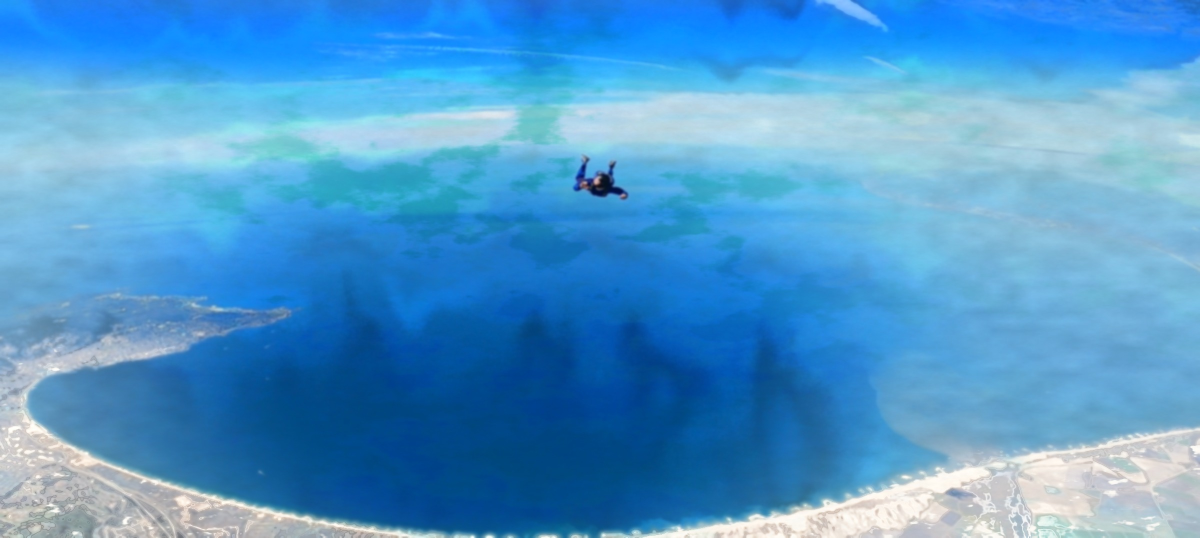
#> input picture assets/backgrounds/light/monterey_bay_watercolor.jpg, 2400 x 1075 px, given in place of monterey_bay_watercolor.png, which was not available (shown at 1/2 size)
$ python bake-bay.py
#> lines starting #> are read from the running program, lines starting #| are printed output that depends on the picture; after the words box and inside, x2 and y2 are one past the last pixel; in counts of white or black regions, pixels touching at a corner belong together
#!/usr/bin/env python3
"""Bake the Monterey Bay skydive photo into the data textures the bay WebGL
shader needs — the same bake the kea's body gets from bake-kea-body.py.

Inputs : backgrounds/light/monterey_bay_watercolor.png (the watercolor)
Outputs: assets/images/kea/bay-planes.png   R,G,B = a hand-painted watercolor
                                           (planes split, edges inked)
         assets/images/kea/bay-mask.png     R = plane id (1 sky, 2 diver,
                                           3 bay), G = ink strength (0-1)
         assets/images/kea/bay.json         plane rects + seabird frame info

usage: uv run --with numpy --with pillow python tools/bake-bay.py
"""
import json
from pathlib import Path

import numpy as np
from PIL import Image, ImageFilter

ROOT = Path(__file__).resolve().parents[1]
SRC = ROOT / "backgrounds/light/monterey_bay_watercolor.png"
IMG = ROOT / "assets/images/kea"
IMG.mkdir(parents=True, exist_ok=True)

W, H = 2048, 917  # bake resolution: same aspect as the 2400x1075 original

img = Image.open(SRC).convert("RGB").resize((W, H), Image.LANCZOS)
rgb = np.asarray(img).astype(np.float32) / 255.0
lum = rgb @ np.array([0.299, 0.587, 0.114], np.float32)
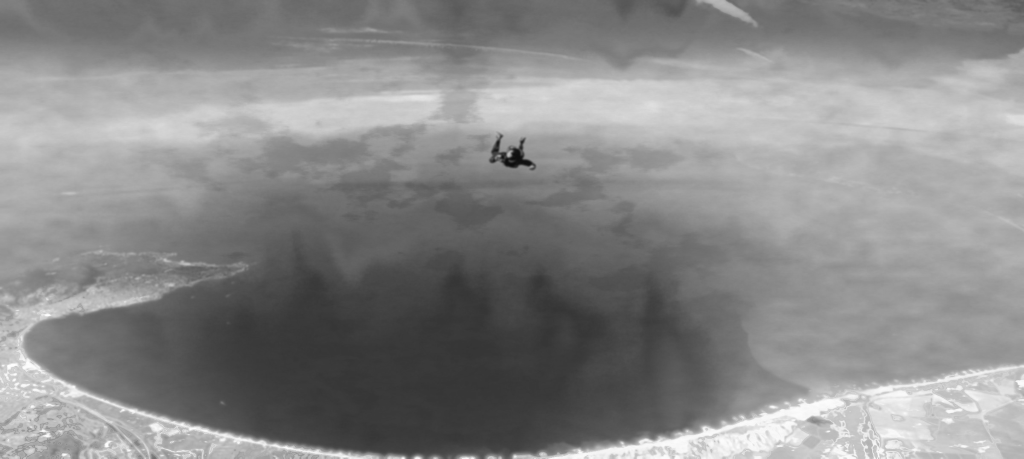
#> lum: shape (917, 2048) float32 (shown at 1/2 size); min 0.0536, max 0.999, mean 0.537

# ---------------------------------------------------------------- planes ----
# The scene splits into three planes the shader will treat differently:
#   sky   — above the horizon curve (washes bloom; gentlest motion)
#   diver — the freefly silhouette (rigid; the only plane that "turns")
#   bay   — beneath the horizon (granulating washes; deepest motion)
yy, xx = np.mgrid[0:H, 0:W].astype(np.float32)

# Geometry measured from the painting (2048x917 bake frame):
#   horizon: the long sea/sky line, slightly bowed, at about y=200
#   diver:   one silhouette, centered near (1021, 311), radius ~48 px
horizon_y = 200
horizon = horizon_y + 34 * np.sin(np.pi * (xx / W) ** 0.9) - 6
sky = yy < horizon

DIV = {"x": 1021, "y": 311, "r": 48}
dx = (xx - DIV["x"]) / DIV["r"]
dy = (yy - DIV["y"]) / (DIV["r"] * 1.25)
rr = dx * dx + dy * dy
diver = np.clip((1.15 - rr) / 0.35, 0, 1)   # soft disc, feathered edge

bay = (~sky) & (diver < 0.5)

# The body canvas punches plane 2 hard; the dive canvas repaints it inside a
# feathered disc. Dilate plane 2 by ~4 px so the punch sits fully INSIDE the
# dive disc — a sliver of unpunched water at the rim would print a ring.
diver_dil = np.asarray(Image.fromarray((diver * 255).astype(np.uint8))
                       .filter(ImageFilter.MaxFilter(9))).astype(np.float32) / 255
plane2_punch = diver_dil > 0.5

plane_id = np.zeros((H, W), np.uint8)
plane_id[sky] = 1
plane_id[diver > 0.5] = 2
plane_id[bay] = 3
plane_id[plane2_punch] = 2          # punch includes the dilation ring

# ------------------------------------------------------------------- ink ----
# Ink strength: where the painting has real edges (Sobel); the horizon gets a
# hand-inked stroke. Ink around the diver punch is cleared below — the body's
# wick pass would print a dark halo just outside the cutout otherwise.
gx = np.abs(np.gradient(lum, axis=1))
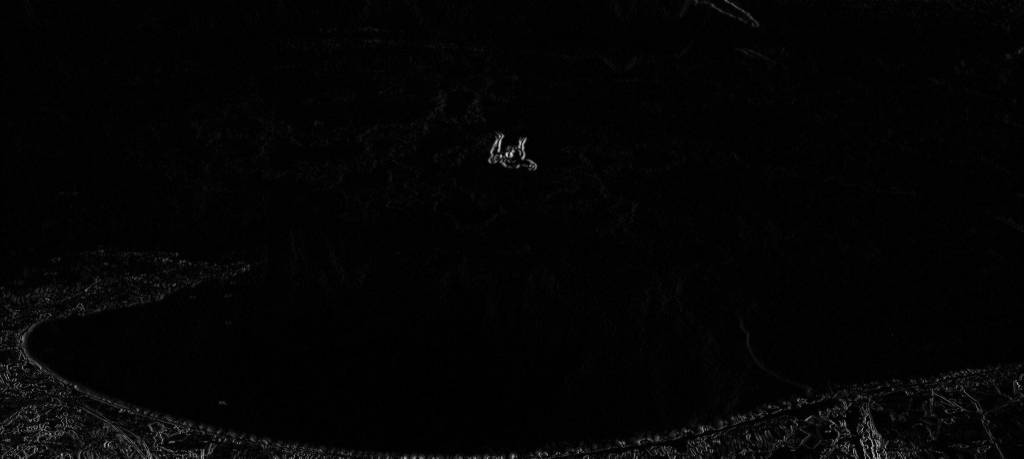
#> gx: shape (917, 2048) float32 (shown at 1/2 size); min 0, max 0.138, mean 0.00233; drawn with min black and max white
gy = np.abs(np.gradient(lum, axis=0))
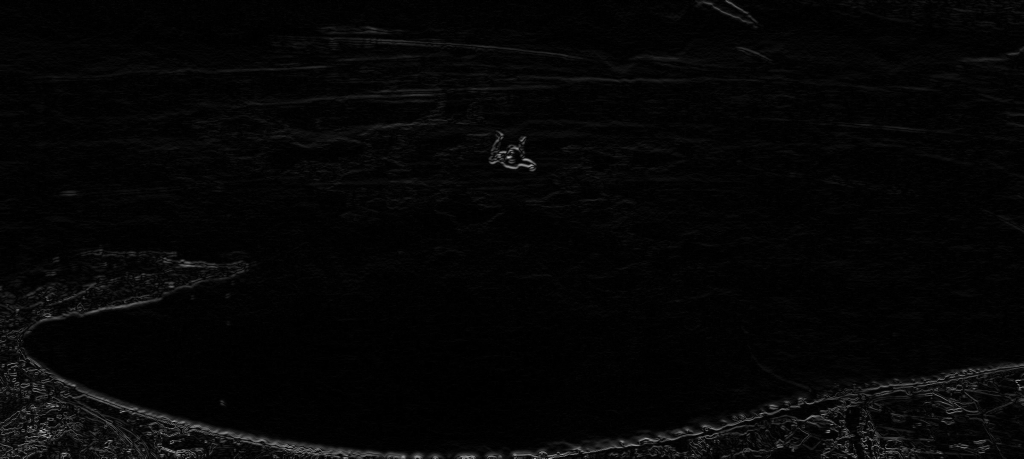
#> gy: shape (917, 2048) float32 (shown at 1/2 size); min 0, max 0.176, mean 0.00406; drawn with min black and max white
edge = np.hypot(gx, gy)
edge /= max(edge.max(), 1e-6)
edge = np.asarray(Image.fromarray((edge * 255).astype(np.uint8))
                  .filter(ImageFilter.GaussianBlur(1.0))).astype(np.float32) / 255
ink = np.clip(edge * 3.2, 0, 1)
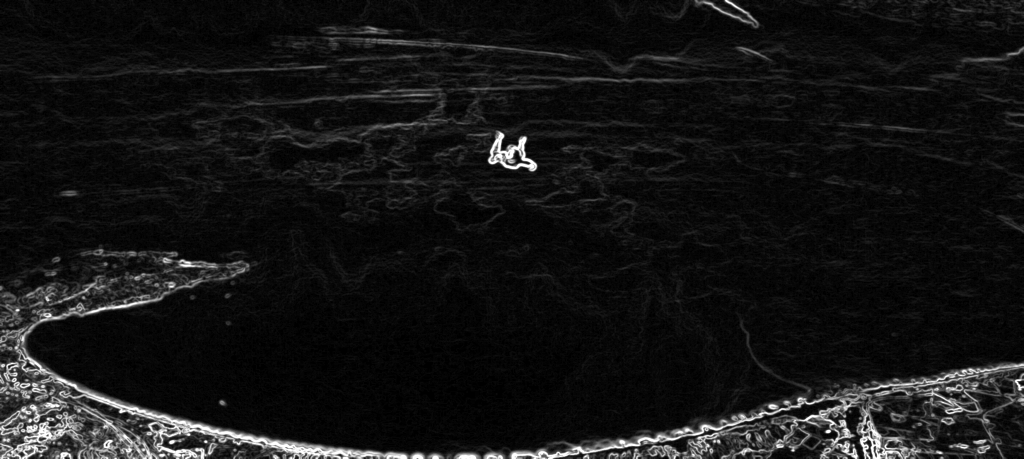
#> ink: shape (917, 2048) float32 (shown at 1/2 size); min 0, max 1, mean 0.0823
ink[bay & (np.abs(yy - horizon) < 3)] = np.maximum(
    ink[bay & (np.abs(yy - horizon) < 3)], 0.7)             # horizon stroke
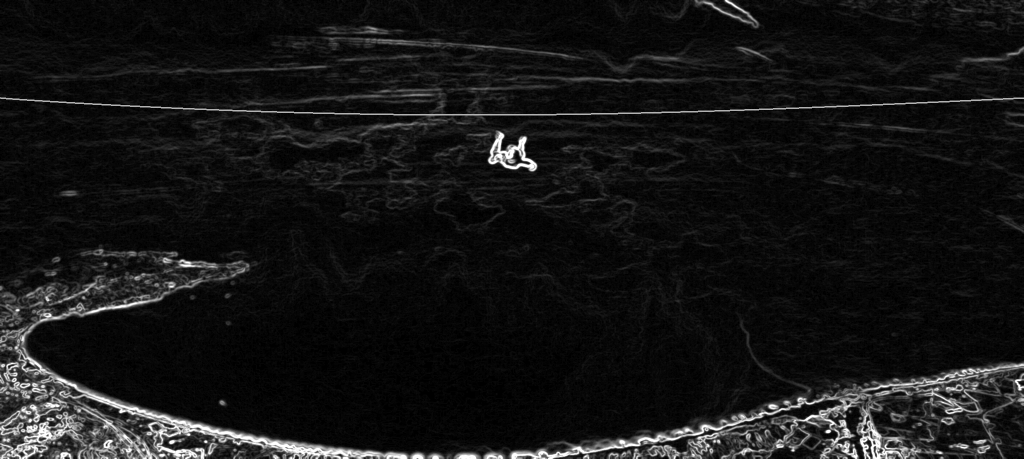
#> ink: shape (917, 2048) float32 (shown at 1/2 size); 0.33% of pixels changed, all inside (x1, y1, x2, y2) = (0, 194, 2048, 231)

# Clear ink in a ring around the diver punch: those pixels are the silhouette's
# own Sobel edge bleeding past the punch, and the body's ink-wick pass would
# print a dark halo just outside the cutout. The dive shader inks the rim itself.
ring = (plane2_punch) & (diver < 0.5)
ring = np.asarray(Image.fromarray((ring * 255).astype(np.uint8))
                  .filter(ImageFilter.MaxFilter(9))).astype(np.float32) / 255
ink[ring > 0.5] = 0
#> ink: shape (917, 2048) float32; 0.28% of pixels changed, all inside (x1, y1, x2, y2) = (966, 244, 1077, 379)

mask = np.zeros((H, W, 4), np.uint8)
mask[..., 0] = plane_id
mask[..., 1] = (ink * 255).astype(np.uint8)
mask[..., 3] = 255
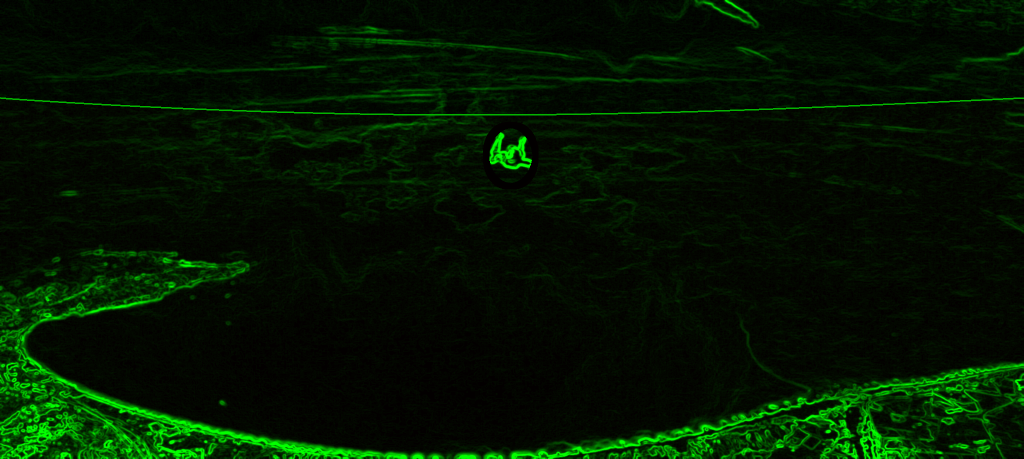
#> mask: shape (917, 2048, 4) (shown at 1/2 size); mean of channels 0, 1, 2, 3 2.5, 21, 0, 255; drawn as R, G, B
Image.fromarray(mask, "RGBA").save(IMG / "bay-mask.png")
img.save(IMG / "bay-planes.png")

# Plane bands, painting px (y down): the shader pulls the three planes apart
# like a puzzle — sky band pinned to the window top, bay band to the window
# bottom, diver kept at its painted offset from the diver centre. Each band
# keeps its own aspect (no stretching); the gaps between them are filled by
# clamped samples of the band's own colours.
sky_bottom = int(np.max(horizon))            # lowest reach of the sky band
sky_top = 0
bay_top = int(np.min(horizon))               # highest reach of the bay band
bay_bottom = H
diver_band = {"top": DIV["y"] - int(DIV["r"] * 1.25) - 4,
              "bottom": DIV["y"] + int(DIV["r"] * 1.25) + 4,
              "x0": DIV["x"] - int(DIV["r"]) - 4,
              "x1": DIV["x"] + int(DIV["r"]) + 4}
meta = {
    "width": W, "height": H,
    "horizon_y": horizon_y,
    "diver": DIV,
    "planes": {"sky": 1, "diver": 2, "bay": 3},
    "ink_scale": 3.2,
    "bands": {
        "sky": {"top": sky_top, "bottom": sky_bottom},
        "bay": {"top": bay_top, "bottom": bay_bottom},
        "diver": diver_band,
    },
}
(IMG / "bay.json").write_text(json.dumps(meta, indent=2))
print(f"baked: horizon_y={horizon_y} diver=({DIV['x']},{DIV['y']}) r={DIV['r']} -> {IMG}")

$ run again, with assets/backgrounds/light/aoujeft_oasis.jpg copied over assets/backgrounds/light/monterey_bay_watercolor.jpg
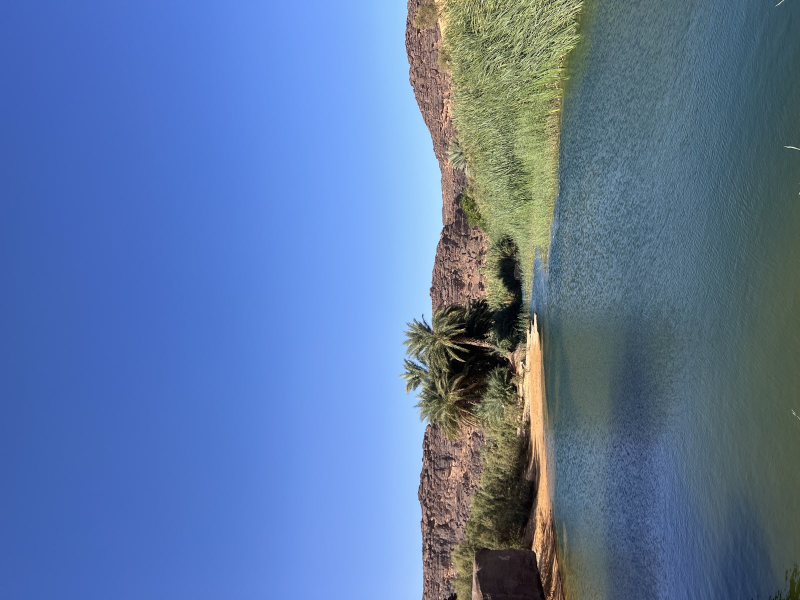
#> input picture assets/backgrounds/light/aoujeft_oasis.jpg, 1600 x 1200 px, given in place of monterey_bay_watercolor.png, which was not available (shown at 1/2 size)
#> `ink[bay & (np.abs(yy - horizon) < 3)] = np.maximum( ink[bay & (np.abs(..`:
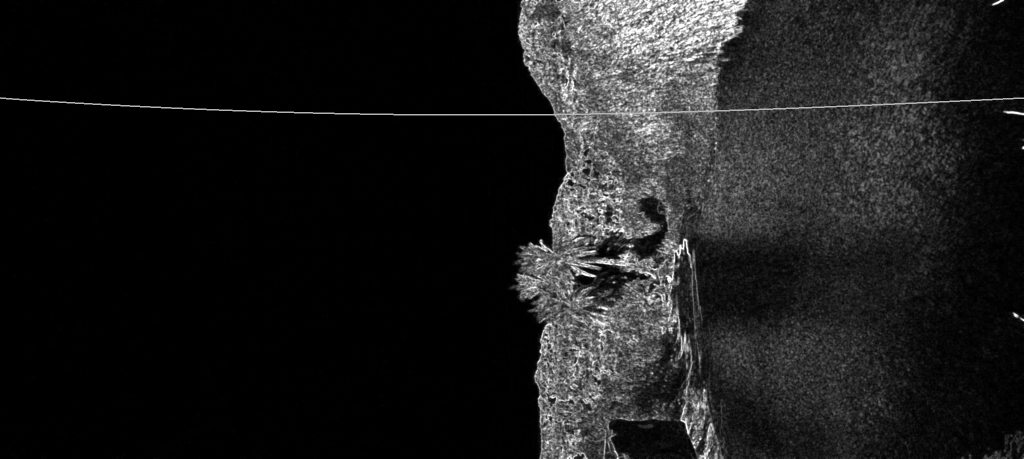
#> ink: shape (917, 2048) float32 (shown at 1/2 size); min 0, max 1, mean 0.11
#> `mask[..., 3] = 255`:
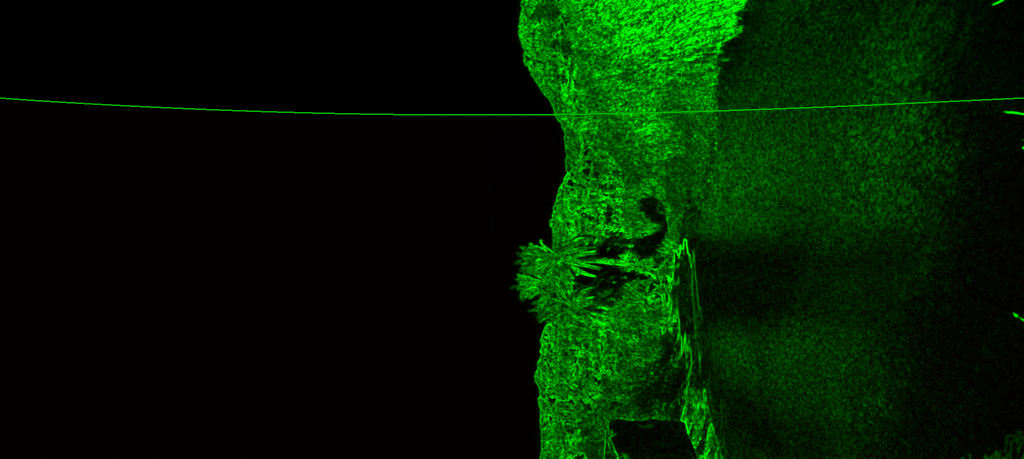
#> mask: shape (917, 2048, 4) (shown at 1/2 size); mean of channels 0, 1, 2, 3 2.5, 27.8, 0, 255; drawn as R, G, B

$ run again, with assets/backgrounds/light/aoujeft_plateaus.jpg copied over assets/backgrounds/light/monterey_bay_watercolor.jpg
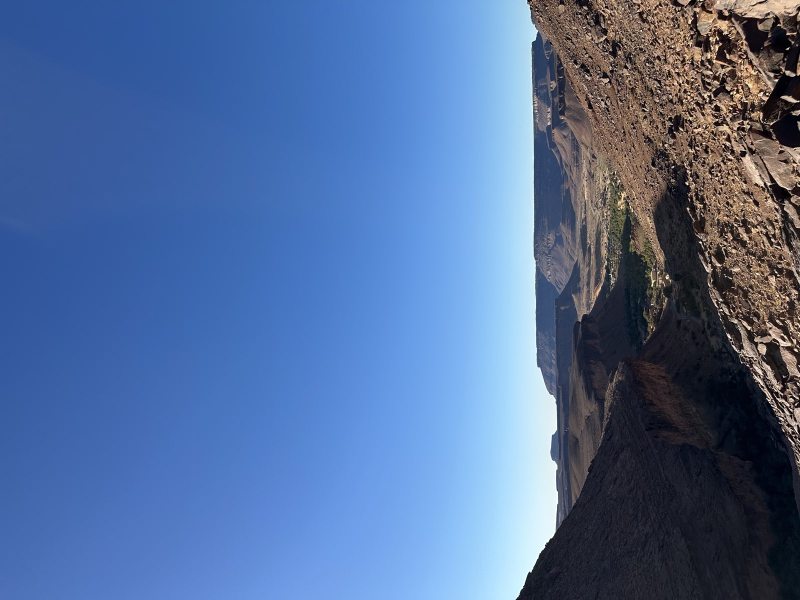
#> input picture assets/backgrounds/light/aoujeft_plateaus.jpg, 1600 x 1200 px, given in place of monterey_bay_watercolor.png, which was not available (shown at 1/2 size)
#> `ink[bay & (np.abs(yy - horizon) < 3)] = np.maximum( ink[bay & (np.abs(..`:
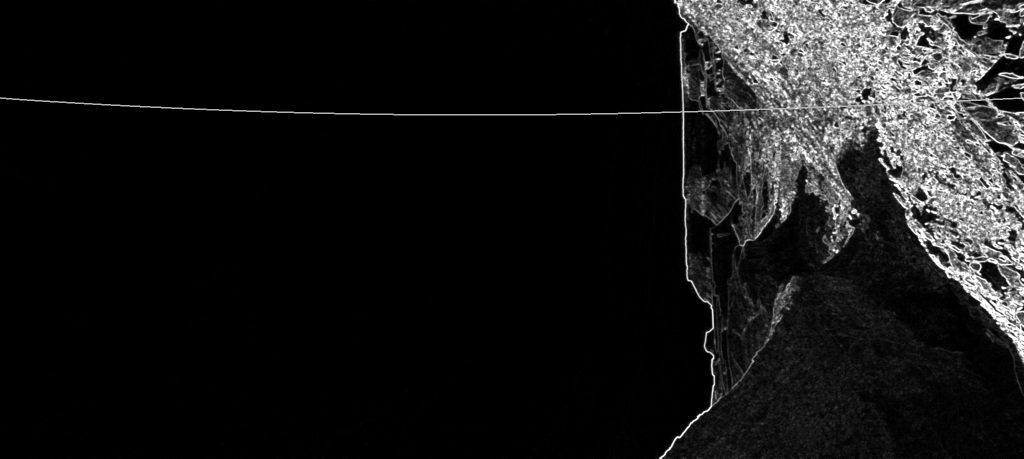
#> ink: shape (917, 2048) float32 (shown at 1/2 size); min 0, max 1, mean 0.0926
#> `mask[..., 3] = 255`:
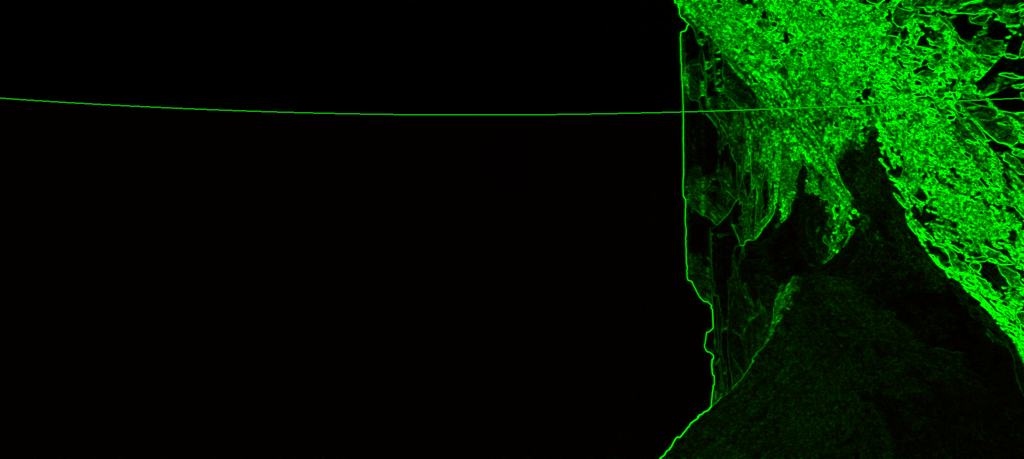
#> mask: shape (917, 2048, 4) (shown at 1/2 size); mean of channels 0, 1, 2, 3 2.5, 23.5, 0, 255; drawn as R, G, B

$ run again, with assets/backgrounds/light/athens_philopappos.jpg copied over assets/backgrounds/light/monterey_bay_watercolor.jpg
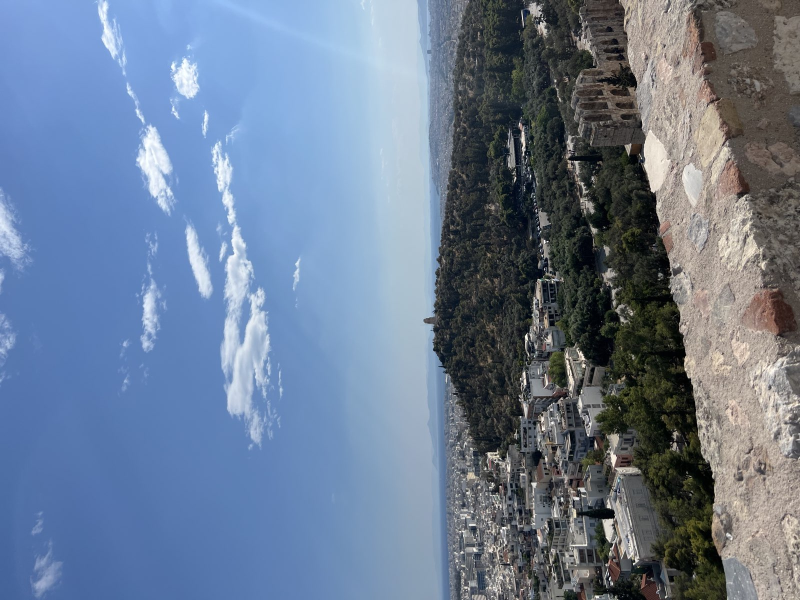
#> input picture assets/backgrounds/light/athens_philopappos.jpg, 1600 x 1200 px, given in place of monterey_bay_watercolor.png, which was not available (shown at 1/2 size)
#> `ink[bay & (np.abs(yy - horizon) < 3)] = np.maximum( ink[bay & (np.abs(..`:
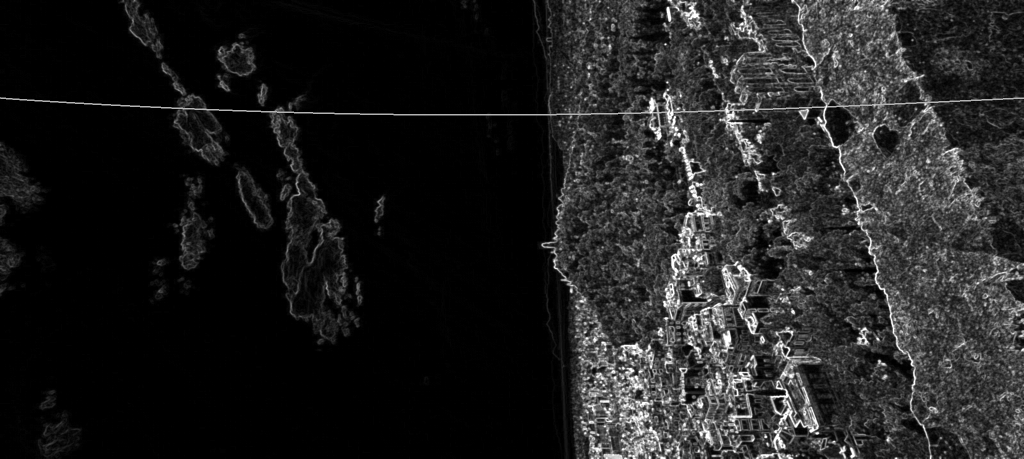
#> ink: shape (917, 2048) float32 (shown at 1/2 size); min 0, max 1, mean 0.127
#> `mask[..., 3] = 255`:
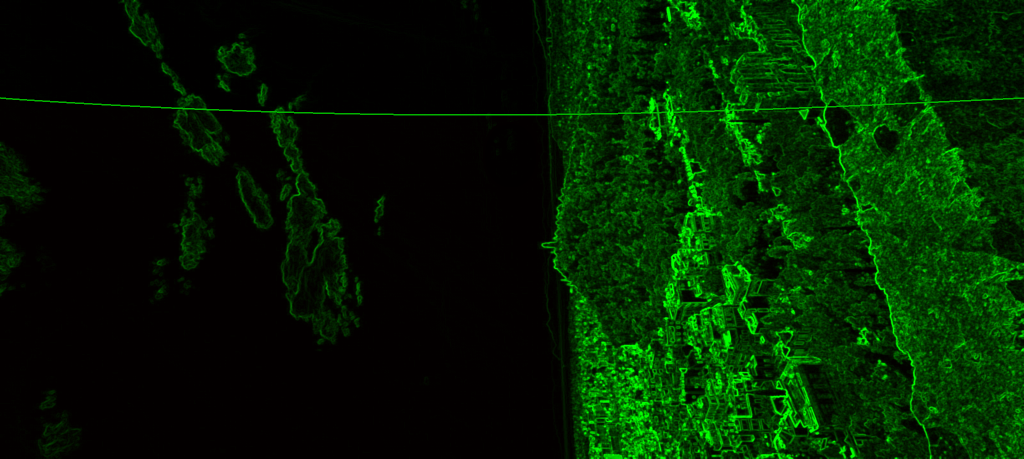
#> mask: shape (917, 2048, 4) (shown at 1/2 size); mean of channels 0, 1, 2, 3 2.5, 32.2, 0, 255; drawn as R, G, B
